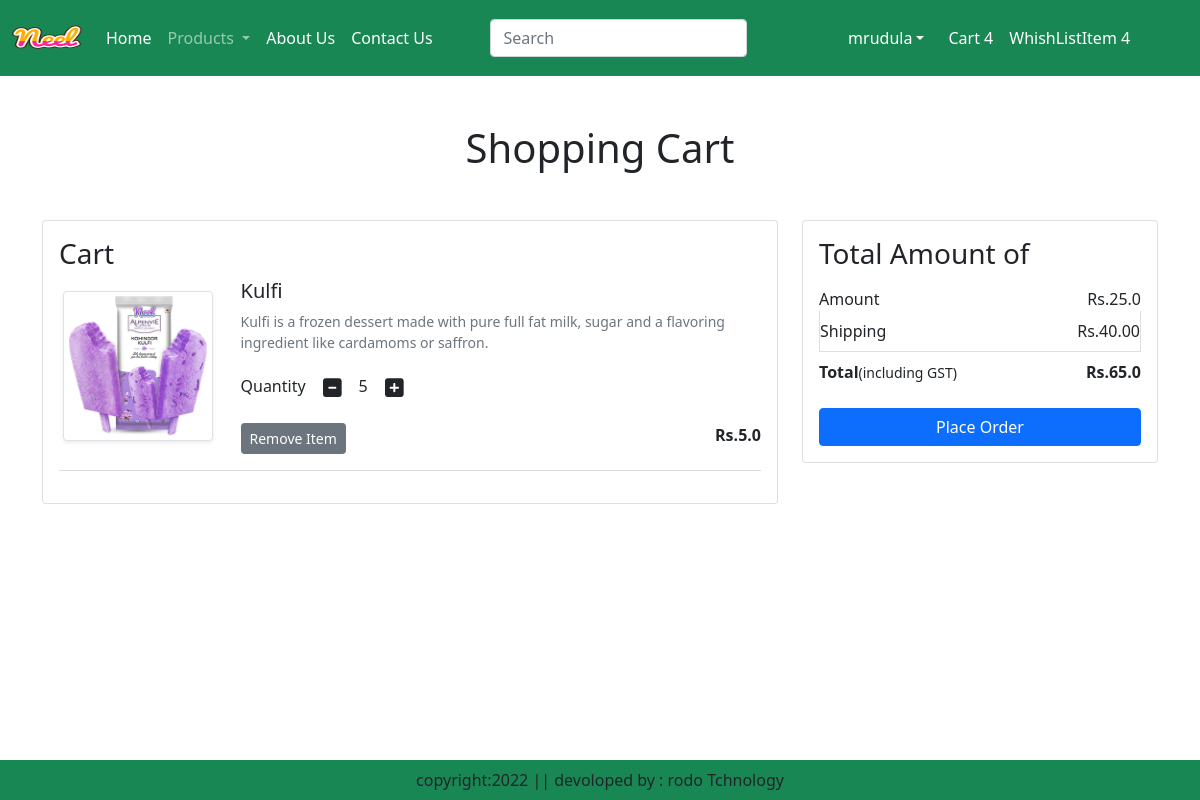
The app's page /cart/ (signed in), older data.
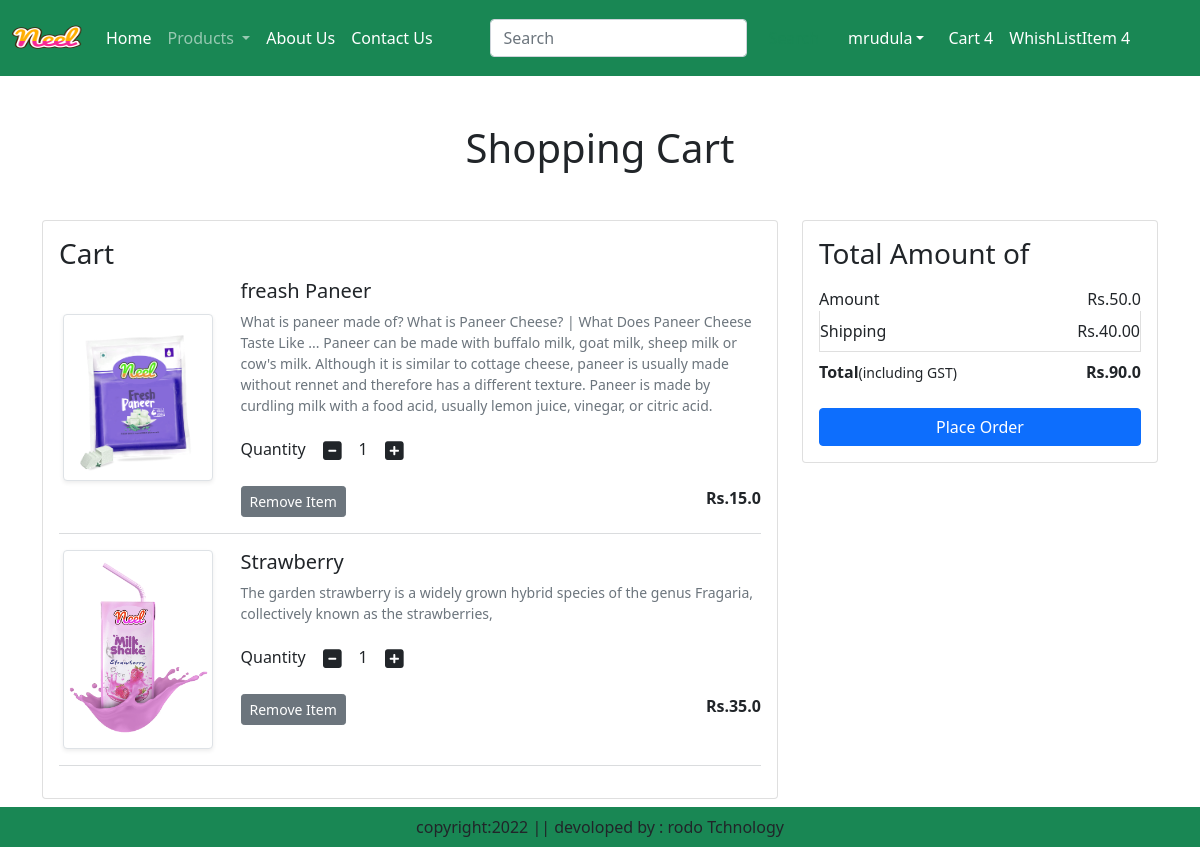
The same page, newer data.
### eapp/models.py (models this page shows, shortened)
class Cart(models.Model):
    user=models.ForeignKey(User,on_delete=models.CASCADE)
    product=models.ForeignKey(Product,on_delete=models.CASCADE)
    quantity=models.PositiveIntegerField(default=1)

class Product(models.Model):
    title=models.CharField(max_length=100)
    selling_price=models.FloatField()
    discounted_price=models.FloatField()
    description=models.TextField()
    composition=models.TextField(default='')
    prodapp=models.TextField(default='')
    category=models.CharField(choices=CATEGORY_CHOICES,max_length=2)
    product_image=models.ImageField(upload_to='product')

### eapp/views.py (the view)
# urls.py: path('cart/',views.show_cart,name='showcart'),
def show_cart(request):
    user=request.user
    cart=Cart.objects.filter(user=user)
    amount=0
    for p in cart:
        value=p.quantity * p.product.discounted_price
        amount=amount+value
    totalamount=amount+40
    return render(request,'addtocart.html',locals())

### eapp/templates/addtocart.html (shortened to what this page needs)
{% extends 'base.html' %}
{% load static%}
{% block main-content %}
<div class="container my-5">
    <div class="row">
        {% if cart %}
        <h1 class="text-center mb-5">Shopping Cart</h1>
        <div class="col-sm-8">
            <div class="card">
                <div class="card-body">
                    <h3>Cart</h3>
                    {% for item in cart %}
                    <div class="row">
                        <div class="col-sm-3 text-center align-self-center"><img
                                src="{{item.product.product_image.url}}" alt="" srcset=""
                                class="img-fluid img-thumbnail shadow-sm" height="150" width="150">
                        </div>
                        <div class="col-sm-9">
                            <div>
                                <h5>{{item.product.title}}</h5>
                                <p class="mb-2 text-muted small">{{item.product.description}}</p>
                                <div class="my-3">
                                    <label for="quantity">Quantity</label>
                                    <a class="minus-cart btn" pid={{item.product.id}}><i
                                            class="fas fa-minus-square fa-lg"></i></a>
                                    <span id="quantity">{{item.quantity}}</span>
                                    <a class="plus-cart btn" pid={{item.product.id}}><i
                                            class="fas fa-plus-square fa-lg"></i></a>
                                </div>
                                <div class="d-flex justify-content-between">
                                    <a href="#" class="remove-cart btn btn-sm btn-secondary mr-3"
                                        pid="{{item.product.id}}">Remove Item</a>
                                    <p class="mb-0"><span><strong>Rs.{{item.product.discounted_price}}</strong></span>
                                    </p>
                                </div>
                            </div>
                        </div>
                    </div>
                    <hr class="text-muted">
                    {% endfor %}
                </div>
            </div>
        </div>
        <div class="col-sm-4">
            <div class="card">
                <div class="card-body">
                    <h3>Total Amount of</h3>
                    <ul class="list-group">
                        <li
                            class="list-group-item d-flex justify-content-between align-items-center border-0 px-0 pb-0">
                            Amount <span id="amount">Rs.{{amount}}</span></li>
                        <li class="list-group-item d-flex justify-content-between align-items-center  px-0">Shipping
                            <span>Rs.40.00</span></li>
                        <li
                            class="list-group-item d-flex justify-content-between align-items-center border-0 px-0 mb-3">
                            <div>
                                <strong>Total</strong><small>(including GST)</small>
                            </div>
                            <span id="totalamount"><strong>Rs.{{totalamount}}</strong></span>
                        </li>
                    </ul>
                    <div class="d-grid"><a href="{% url 'checkout' %}" class="btn btn-primary">Place Order</a></div>
                </div>
            </div>
        </div>
        {% else %}
        <h1 class="text-center mb-5">Cart is Empty</h1>
        {% endif %}
    </div>
</div>
{% endblock main-content %}

### eapp/templates/base.html (shortened to what this page needs)
<!DOCTYPE html>
{% load static %}
<html lang="en">
<head>
  <link href="https://cdn.jsdelivr.net/npm/bootstrap@5.0.2/dist/css/bootstrap.min.css" rel="stylesheet"
>
  <link rel="stylesheet" href="{% static  'css/owl.carousel.min.css'%}">
  <link rel="stylesheet" href="{% static  'css/all.min.css'%}">
  <link rel="stylesheet" href="{% static  'css/style.css'%}">
</head>
<body>
  <nav class="navbar navbar-expand-lg navbar-light navbar-dark bg-success">
    <div class="container-fluid">
      <a class="navbar-brand" href="#">
        <img src="{% static 'images/neel.png' %}" width="70" height="50"></a>
      <div class="collapse navbar-collapse" id="navbarSupportedContent">
        <ul class="navbar-nav me-auto mb-2 mb-lg-0">
          {% if request.user.is_authenticated %}
          <li class="nav-item">
            <a class="nav-link active" aria-current="page" href="/">Home</a>
          </li>
          <li class="nav-item dropdown">
            <a class="nav-link dropdown-toggle" href="#" id="navbarDropdown" role="button" data-bs-toggle="dropdown"
              aria-expanded="false">
              Products
            </a>
          </li>
          <li class="nav-item">
            <a class="nav-link text-white" href="{% url 'about' %}">About Us</a>
          </li>
          <li class="nav-item">
            <a class="nav-link text-white" href="{% url 'contact' %}">Contact Us</a>
          </li>
        </ul>
        <form class="d-flex">
          <input class="form-control me-2" type="search" placeholder="Search" aria-label="Search">
          <button class="btn btn-outline-success" type="submit">Search</button>
        </form>
        <ul class="navbar-nav me-auto mb-2 mb-lg-0">
          <li class="nav-item dropdown mx-2">
            <a class="nav-link dropdown-toggle text-white" href="#" id="ProfileDropdown" role="button"
              data-bs-toggle="dropdown" aria-expanded="false">mrudula</a>
          </li>
          <li class="nav-item mz-2">
            <a href="#" class="nav-link text-white">Cart 4</a>
          </li>
          <li class="nav-item mz-2">
            <a href="#" class="nav-link text-white"> WhishListItem 4</a>
          </li>
          {% endif %}
        </ul>
      </div>
    </div>
  </nav>
  {% block main-content %} {% endblock main-content%}
  <footer class="container-fluid fixed-bottom bg-success text-center p-2 mt-5">
    copyright:2022 || devoloped by : rodo Tchnology
  </footer>
</body>
</html>

Row changes from the older to the newer data that the page shows:
removed Cart: product.product_image (picture), product "Kulfi", product.description "Kulfi is a frozen dessert made with pure full fat milk, sugar and a flavoring ingredient like cardamoms or saffron.", quantity "5", product.discounted_price "5.0"
added Cart: product.product_image (picture), product "freash Paneer", product.description "What is paneer made of? What is Paneer Cheese? | What Does Paneer Cheese Taste Like ... Paneer can be made with buffalo milk, goat milk, sheep milk or cow's milk. Although it is similar to cottage cheese, paneer is usually made without rennet and therefore has a different texture. Paneer is made by curdling milk with a food acid, usually lemon juice, vinegar, or citric acid.", quantity "1", product.discounted_price "15.0"
added Cart: product.product_image (picture), product "Strawberry", product.description "The garden strawberry is a widely grown hybrid species of the genus Fragaria, collectively known as the strawberries,", quantity "1", product.discounted_price "35.0"
Text that changed along with them:
{{ amount }}: "25.0" → "50.0"
{{ totalamount }}: "65.0" → "90.0"
